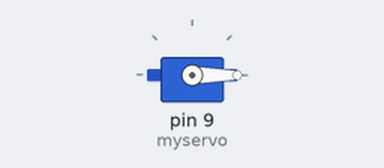
Bench run of a sketch on a simulated Arduino Uno, built with avr-gcc and run on an emulated ATmega328P. Parts: servo.

Above: at 0.05 s.
At 3.05 s:
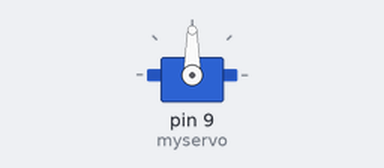
At 6.0 s:
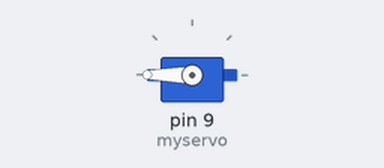
Timing chart, 0 to 7.8 s (numbered marks = the images above):
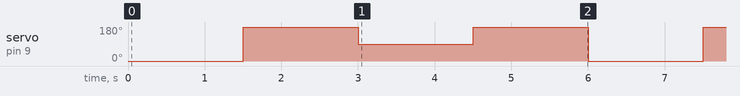

The sketch:

servo_alone.ino
```cpp
#include <Servo.h>

// Create servo object
Servo myservo;

void setup() {
  // Attaches the servo on pin 9 to the servo object
  myservo.attach(9);
}

void loop() {
  // Specify angle to rotate to
  myservo.write(0);
  delay(1500);
  myservo.write(180);
  delay(1500);
  myservo.write(90);
  delay(1500);
  myservo.write(180);
  delay(1500);
}
```

Measured:
- by itself, servo on pin 9 (myservo): repeats every 6.0 s: 90° 1.5 s, 180° 1.5 s, 0° 1.5 s, 180° 1.5 s
